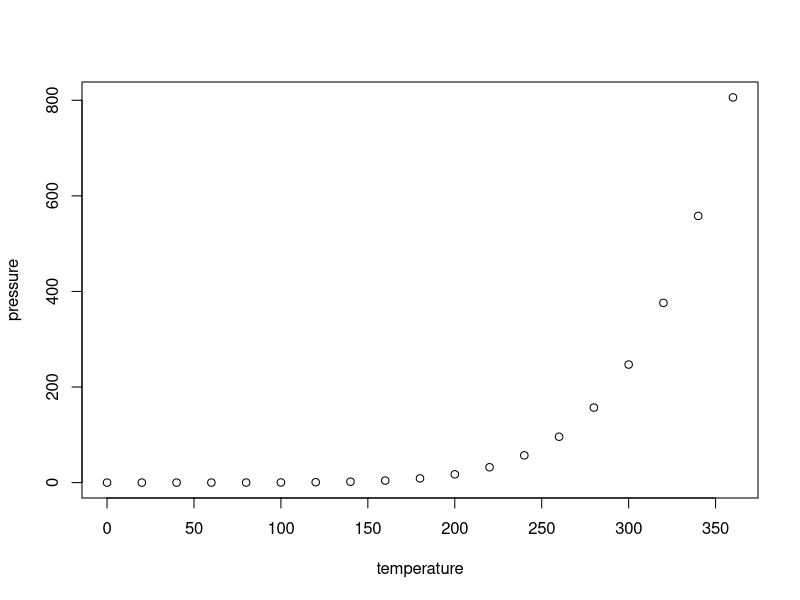
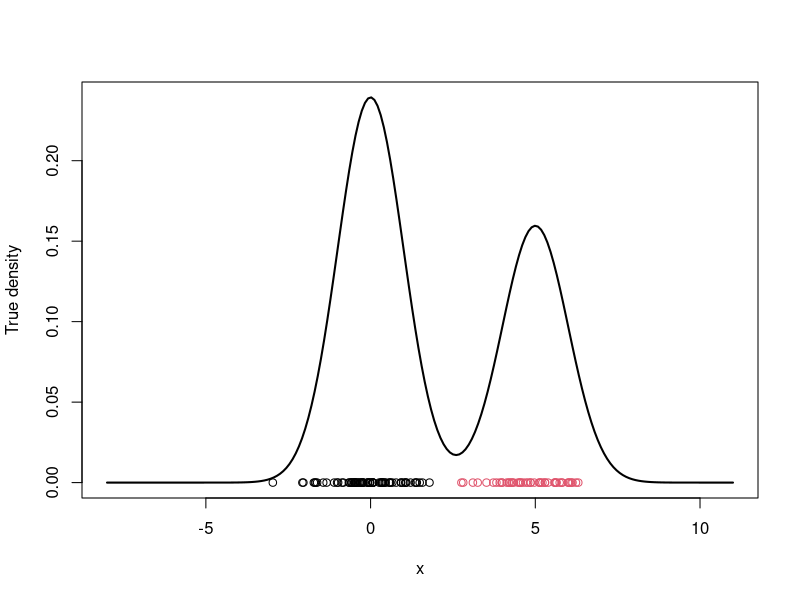
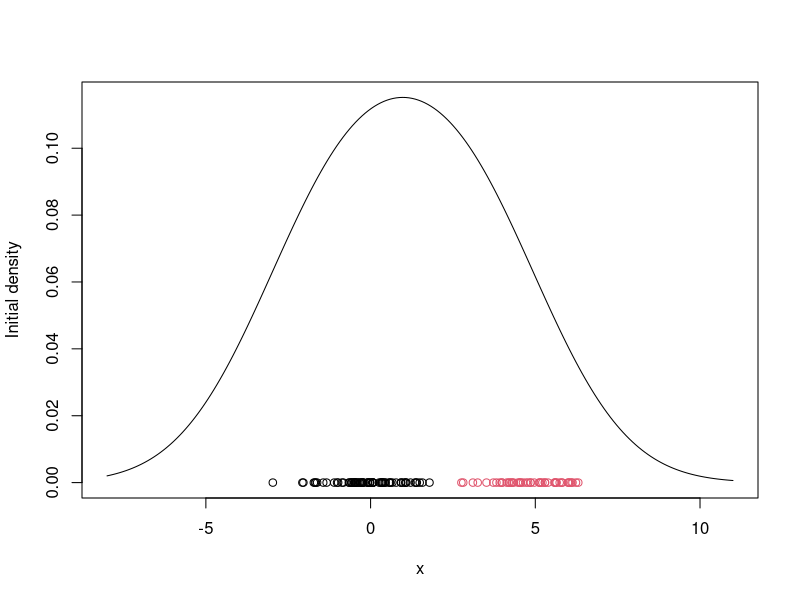
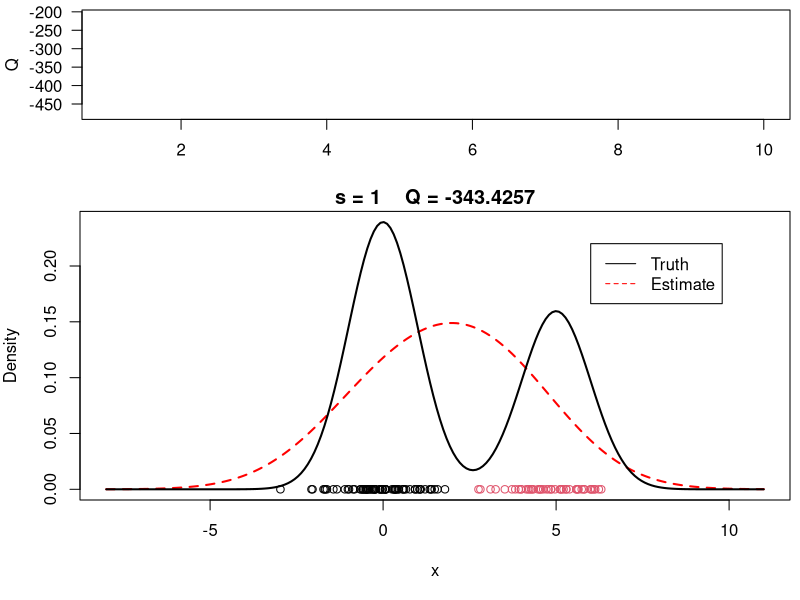
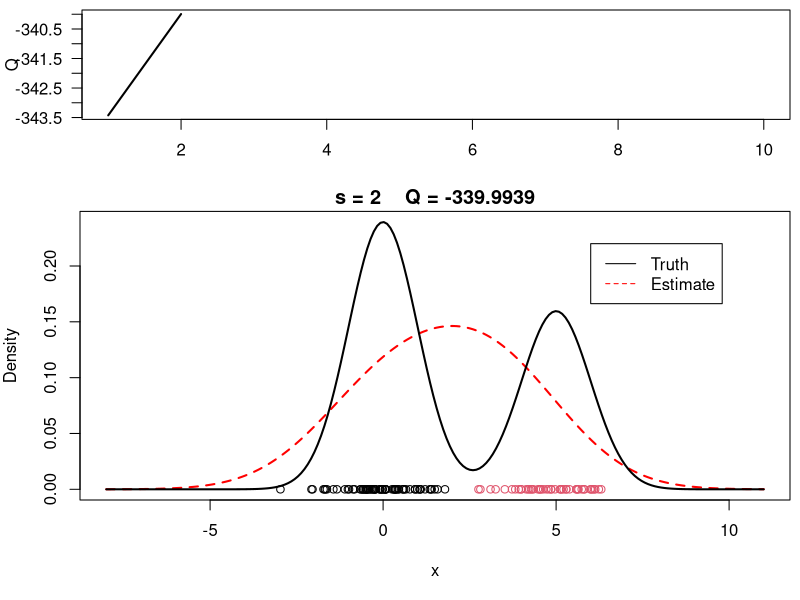
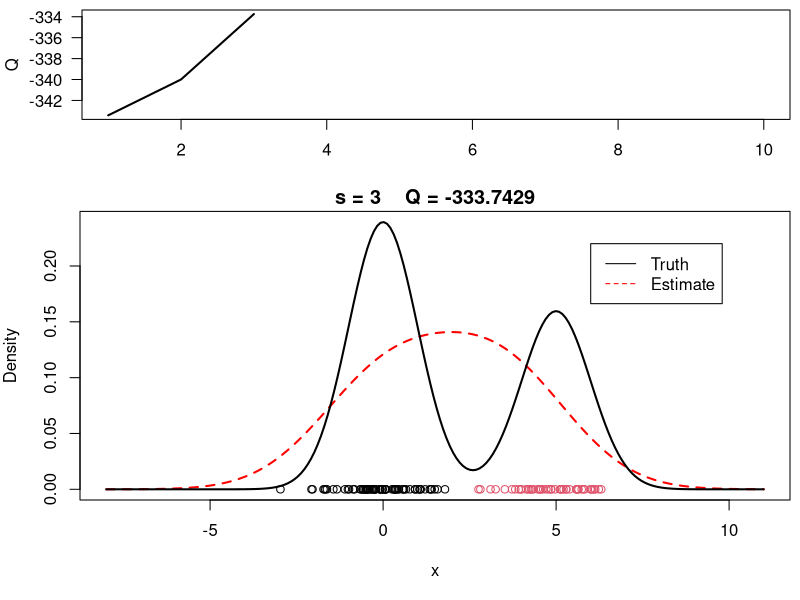
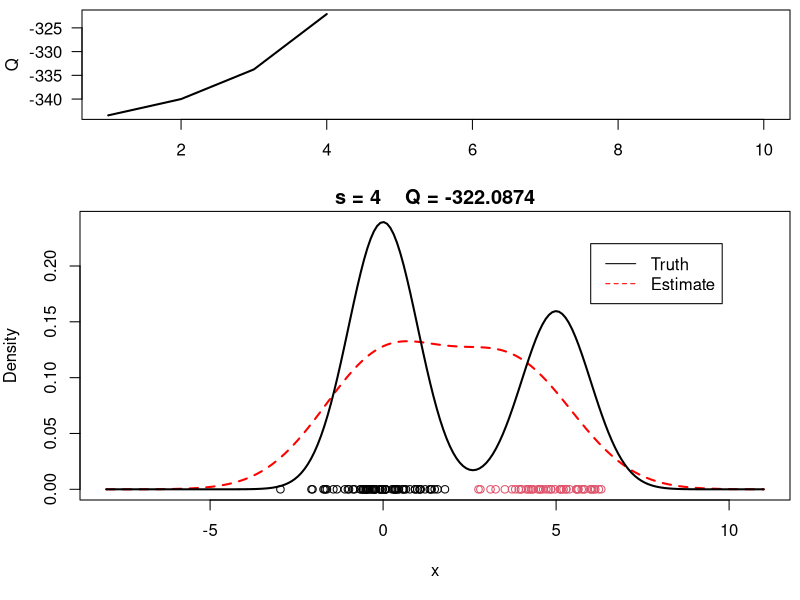
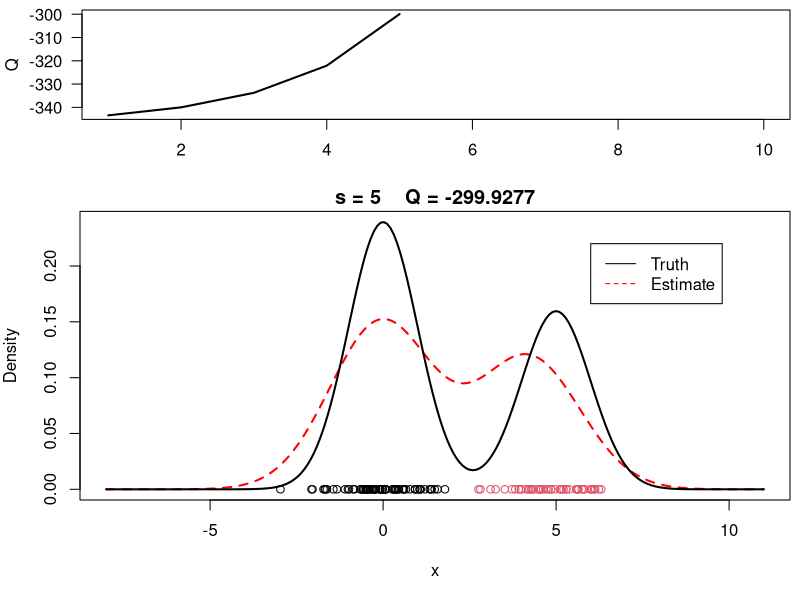

These charts were generated, in order, by the following R code: (Note: this script raises an error after producing the figures.)
## ---- chunk 1
knitr::opts_chunk$set(echo = TRUE)
## ---- chunk 2
summary(cars)
## ---- chunk 3
plot(pressure)
## ---- chunk 4
#### Example of an EM algorithm for fitting a location mixture of 2 Gaussian components
#### The algorithm is tested using simulated data

## Clear the environment and load required libraries
rm(list=ls())
set.seed(81196)    # So that results are reproducible (same simulated data every time)

## Generate data from a mixture with 2 components
KK         = 2
w.true     = 0.6  # True weights associated with the components
mu.true    = rep(0, KK)
mu.true[1] = 0   # True mean for the first component
mu.true[2] = 5   # True mean for the second component
sigma.true = 1   # True standard deviation of all components
n  = 120         # Number of observations to be generated
cc = sample(1:KK, n, replace=T, prob=c(w.true,1-w.true))
x  = rep(0, n)
for(i in 1:n){
  x[i] = rnorm(1, mu.true[cc[i]], sigma.true)
}

# Plot the true density
par(mfrow=c(1,1))
xx.true = seq(-8,11,length=200)
yy.true = w.true*dnorm(xx.true, mu.true[1], sigma.true) + 
          (1-w.true)*dnorm(xx.true, mu.true[2], sigma.true) 
plot(xx.true, yy.true, type="l", xlab="x", ylab="True density", lwd=2)
points(x, rep(0,n), col=cc)

## Run the actual EM algorithm
## Initialize the parameters
w     = 1/2                         #Assign equal weight to each component to start with
mu    = rnorm(KK, mean(x), sd(x))   #Random cluster centers randomly spread over the support of the data
sigma = sd(x)                       #Initial standard deviation

# Plot the initial guess for the density
xx = seq(-8,11,length=200)
yy = w*dnorm(xx, mu[1], sigma) + (1-w)*dnorm(xx, mu[2], sigma)
plot(xx, yy, type="l", ylim=c(0, max(yy)), xlab="x", ylab="Initial density")
points(x, rep(0,n), col=cc)

s  = 0
sw = FALSE
QQ = -Inf
QQ.out = NULL
epsilon = 10^(-5)


##Checking convergence of the algorithm
while(!sw){
  ## E step
  v = array(0, dim=c(n,KK))
  v[,1] = log(w) + dnorm(x, mu[1], sigma, log=TRUE)    #Compute the log of the weights
  v[,2] = log(1-w) + dnorm(x, mu[2], sigma, log=TRUE)  #Compute the log of the weights
  for(i in 1:n){
    v[i,] = exp(v[i,] - max(v[i,]))/sum(exp(v[i,] - max(v[i,])))  #Go from logs to actual weights in a numerically stable manner
  }
  
  ## M step
  # Weights
  w = mean(v[,1])
  mu = rep(0, KK)
  for(k in 1:KK){
    for(i in 1:n){
      mu[k]    = mu[k] + v[i,k]*x[i]
    }
    mu[k] = mu[k]/sum(v[,k])
  }
  # Standard deviations
  sigma = 0
  for(i in 1:n){
    for(k in 1:KK){
      sigma = sigma + v[i,k]*(x[i] - mu[k])^2
    }
  }
  sigma = sqrt(sigma/sum(v))
  
  ##Check convergence
  QQn = 0
  for(i in 1:n){
    QQn = QQn + v[i,1]*(log(w) + dnorm(x[i], mu[1], sigma, log=TRUE)) +
                v[i,2]*(log(1-w) + dnorm(x[i], mu[2], sigma, log=TRUE))
  }
  if(abs(QQn-QQ)/abs(QQn)<epsilon){
    sw=TRUE
  }
  QQ = QQn
  QQ.out = c(QQ.out, QQ)
  s = s + 1
  print(paste(s, QQn))
  
  #Plot current estimate over data
  layout(matrix(c(1,2),2,1), widths=c(1,1), heights=c(1.3,3))
  par(mar=c(3.1,4.1,0.5,0.5))
  plot(QQ.out[1:s],type="l", xlim=c(1,max(10,s)), las=1, ylab="Q", lwd=2)
  
  par(mar=c(5,4,1.5,0.5))
  xx = seq(-8,11,length=200)
  yy = w*dnorm(xx, mu[1], sigma) + (1-w)*dnorm(xx, mu[2], sigma)
  plot(xx, yy, type="l", ylim=c(0, max(c(yy,yy.true))), main=paste("s =",s,"   Q =", round(QQ.out[s],4)), lwd=2, col="red", lty=2, xlab="x", ylab="Density")
  lines(xx.true, yy.true, lwd=2)
  points(x, rep(0,n), col=cc)
  legend(6,0.22,c("Truth","Estimate"),col=c("black","red"), lty=c(1,2))
}


#Plot final estimate over data
layout(matrix(c(1,2),2,1), widths=c(1,1), heights=c(1.3,3))
par(mar=c(3.1,4.1,0.5,0.5))
## ---- chunk 5
install.packages("mvtnorm")
install.packages("ellipse")
## ---- chunk 6
#### Example of an EM algorithm for fitting a mixtures of K p-variate Gaussian components
#### The algorithm is tested using simulated data

## Clear the environment and load required libraries
rm(list=ls())
library(mvtnorm)    # Multivariate normals are not default in R
library(ellipse)    # Required for plotting
set.seed(63252)     # For reproducibility

## Generate data from a mixture with 3 components
KK      = 3
p       = 2
w.true = c(0.5,0.3,0.2)  # True weights associated with the components
mu.true     = array(0, dim=c(KK,p))
mu.true[1,] = c(0,0)   #True mean for the first component
mu.true[2,] = c(5,5)   #True mean for the second component
mu.true[3,] = c(-3,7)   #True mean for the third component
Sigma.true      = array(0, dim=c(KK,p,p))
Sigma.true[1,,] = matrix(c(1,0,0,1),p,p)   #True variance for the first component
Sigma.true[2,,] = matrix(c(2,0.9,0.9,1),p,p)   #True variance for the second component
Sigma.true[3,,] = matrix(c(1,-0.9,-0.9,4),p,p)   #True variance for the third component
n  = 120
cc = sample(1:3, n, replace=T, prob=w.true)
x  = array(0, dim=c(n,p))
for(i in 1:n){
  x[i,] = rmvnorm(1, mu.true[cc[i],], Sigma.true[cc[i],,])
}

par(mfrow=c(1,1))
plot(x[,1], x[,2], col=cc, type="n", xlab=expression(x[1]), ylab=expression(x[2]))
text(x[,1], x[,2], seq(1,n), col=cc, cex=0.6)
for(k in 1:KK){
  lines(ellipse(x=Sigma.true[k,,], centre=mu.true[k,], level=0.50), col="grey", lty=2, lwd=2)
  lines(ellipse(x=Sigma.true[k,,], centre=mu.true[k,], level=0.82), col="grey", lty=2, lwd=2)
  lines(ellipse(x=Sigma.true[k,,], centre=mu.true[k,], level=0.95), col="grey", lty=2, lwd=2)
}
#title(main="Data + True Components")


### Run the EM algorithm
## Initialize the parameters
w   = rep(1,KK)/KK  #Assign equal weight to each component to start with
mu  = rmvnorm(KK, apply(x,2,mean), var(x))   #RandomCluster centers randomly spread over the support of the data
Sigma      = array(0, dim=c(KK,p,p))  #Initial variances are assumed to be the same
Sigma[1,,] = var(x)/KK  
Sigma[2,,] = var(x)/KK
Sigma[3,,] = var(x)/KK

par(mfrow=c(1,1))
plot(x[,1], x[,2], col=cc, xlab=expression(x[1]), ylab=expression(x[2]))
for(k in 1:KK){
  lines(ellipse(x=Sigma[k,,], centre=mu[k,], level=0.50), col="grey", lty=2, lwd=2)
  lines(ellipse(x=Sigma[k,,], centre=mu[k,], level=0.82), col="grey", lty=2, lwd=2)
  lines(ellipse(x=Sigma[k,,], centre=mu[k,], level=0.95), col="grey", lty=2, lwd=2)
}
title(main="Initial estimate + Observations")

s       = 0
sw      = FALSE
QQ      = -Inf
QQ.out  = NULL
epsilon = 10^(-5)

while(!sw){
  ## E step
  v = array(0, dim=c(n,KK))
  for(k in 1:KK){
    v[,k] = log(w[k]) + dmvnorm(x, mu[k,], Sigma[k,,],log=TRUE)  #Compute the log of the weights
  }
  for(i in 1:n){
    v[i,] = exp(v[i,] - max(v[i,]))/sum(exp(v[i,] - max(v[i,])))  #Go from logs to actual weights in a numerically stable manner
  }
  
  ## M step
  w     = apply(v,2,mean)
  mu    = array(0, dim=c(KK, p))
  for(k in 1:KK){
    for(i in 1:n){
      mu[k,]    = mu[k,] + v[i,k]*x[i,]
    }
    mu[k,] = mu[k,]/sum(v[,k])
  }
  Sigma = array(0, dim=c(KK, p, p))
  for(k in 1:KK){
    for(i in 1:n){
      Sigma[k,,] = Sigma[k,,] + v[i,k]*(x[i,] - mu[k,])%*%t(x[i,] - mu[k,])
    }
    Sigma[k,,] = Sigma[k,,]/sum(v[,k])
  }
  
  ##Check convergence
  QQn = 0
  for(i in 1:n){
    for(k in 1:KK){
      QQn = QQn + v[i,k]*(log(w[k]) + dmvnorm(x[i,],mu[k,],Sigma[k,,],log=TRUE))
    }
  }
  if(abs(QQn-QQ)/abs(QQn)<epsilon){
    sw=TRUE
  }
  QQ = QQn
  QQ.out = c(QQ.out, QQ)
  s = s + 1
  print(paste(s, QQn))
  
  #Plot current components over data
  layout(matrix(c(1,2),2,1), widths=c(1,1), heights=c(1.3,3))
  par(mar=c(3.1,4.1,0.5,0.5))
  plot(QQ.out[1:s],type="l", xlim=c(1,max(10,s)), las=1, ylab="Q")
  
  par(mar=c(5,4,1,0.5))
  plot(x[,1], x[,2], col=cc, main=paste("s =",s,"   Q =", round(QQ.out[s],4)), 
       xlab=expression(x[1]), ylab=expression(x[2]), lwd=2)
  for(k in 1:KK){
    lines(ellipse(x=Sigma[k,,], centre=mu[k,], level=0.50), col="grey", lty=2, lwd=2)
    lines(ellipse(x=Sigma[k,,], centre=mu[k,], level=0.82), col="grey", lty=2, lwd=2)
    lines(ellipse(x=Sigma[k,,], centre=mu[k,], level=0.95), col="grey", lty=2, lwd=2)
  }
}

#Plot current components over data
layout(matrix(c(1,2),2,1), widths=c(1,1), heights=c(1.3,3))
par(mar=c(3.1,4.1,0.5,0.5))
plot(QQ.out[1:s],type="l", xlim=c(1,max(10,s)), las=1, ylab="Q", lwd=2)

par(mar=c(5,4,1,0.5))
plot(x[,1], x[,2], col=cc, main=paste("s =",s,"   Q =", round(QQ.out[s],4)), xlab=expression(x[1]), ylab=expression(x[2]))
for(k in 1:KK){
  lines(ellipse(x=Sigma[k,,], centre=mu[k,], level=0.50), col="grey", lty=2, lwd=2)
  lines(ellipse(x=Sigma[k,,], centre=mu[k,], level=0.82), col="grey", lty=2, lwd=2)
  lines(ellipse(x=Sigma[k,,], centre=mu[k,], level=0.95), col="grey", lty=2, lwd=2)
}
## ---- chunk 7
